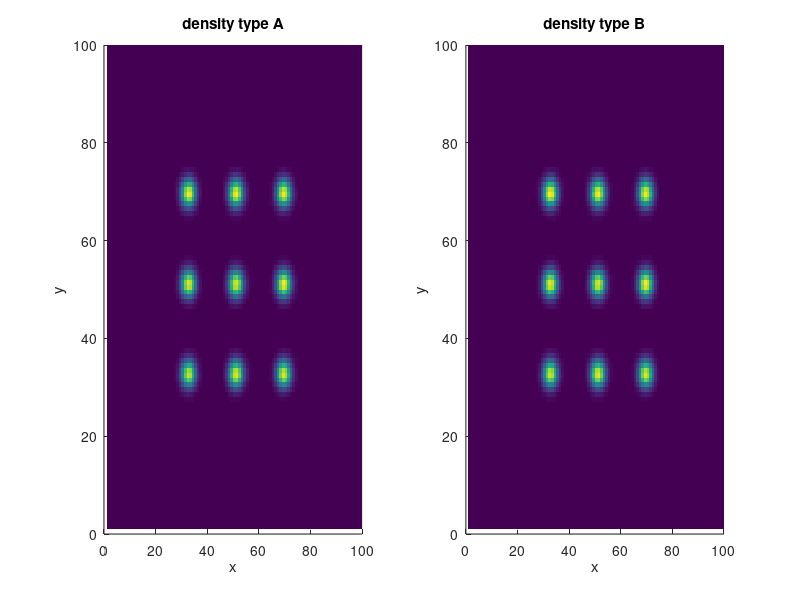

Write MATLAB code to recreate this figure.

clear;
Xlen = 8.0; %cm
J = 100; %#

A = zeros(J,J);
B = zeros(J,J);

[x,y] = meshgrid(linspace(0,Xlen,J));
A = A + 2.5*(x - x.^2).*(y-y.^2).*exp(-20 .*((x - 4).^2 + (y - 4).^2 ));
A = A + 8*(x - x.^2).*(y-y.^2).*exp(-20 .*((x - 4).^2 + (y - 2.5).^2 ));
A = A + 8*(x - x.^2).*(y-y.^2).*exp(-20 .*((x - 2.5).^2 + (y - 4).^2 ));
A = A + 1.25*(x - x.^2).*(y-y.^2).*exp(-20 .*((x - 5.5).^2 + (y - 4).^2 ));
A = A + 1.25*(x - x.^2).*(y-y.^2).*exp(-20 .*((x - 4).^2   + (y - 5.5).^2 ));
A = A + 3.75*(x - x.^2).*(y-y.^2).*exp(-20 .*((x - 5.5).^2 + (y - 2.5).^2 ));
A = A + 0.6*(x - x.^2).*(y-y.^2).*exp(-20 .*((x  -5.5).^2   + (y - 5.5).^2 ));
A = A + 24*(x - x.^2).*(y-y.^2).*exp(-20 .*((x - 2.5).^2 + (y - 2.5).^2 ));
A = A + 4*(x - x.^2).*(y-y.^2).*exp(-20 .*((x  -2.5).^2   + (y - 5.5).^2 ));


B = B + 2.5*(x - x.^2).*(y-y.^2).*exp(-20 .*((x - 4).^2 + (y - 4).^2 ));
B = B + 8*(x - x.^2).*(y-y.^2).*exp(-20 .*((x - 4).^2 + (y - 2.5).^2 ));
B = B + 8*(x - x.^2).*(y-y.^2).*exp(-20 .*((x - 2.5).^2 + (y - 4).^2 ));
B = B + 1.25*(x - x.^2).*(y-y.^2).*exp(-20 .*((x - 5.5).^2 + (y - 4).^2 ));
B = B + 1.25*(x - x.^2).*(y-y.^2).*exp(-20 .*((x - 4).^2   + (y - 5.5).^2 ));
B = B + 3.75*(x - x.^2).*(y-y.^2).*exp(-20 .*((x - 5.5).^2 + (y - 2.5).^2 ));
B = B + 0.6*(x - x.^2).*(y-y.^2).*exp(-20 .*((x  -5.5).^2   + (y - 5.5).^2 ));
B = B + 24*(x - x.^2).*(y-y.^2).*exp(-20 .*((x - 2.5).^2 + (y - 2.5).^2 ));
B = B + 4*(x - x.^2).*(y-y.^2).*exp(-20 .*((x  -2.5).^2   + (y - 5.5).^2 ));

figure(1)
clf;
subplot(1,2,1)
surf(A);shading('flat');xlabel('x');ylabel('y');title('density type A');
view(0,90);
subplot(1,2,2)
surf(B);shading('flat');xlabel('x');ylabel('y');title('density type B');
view(0,90);

